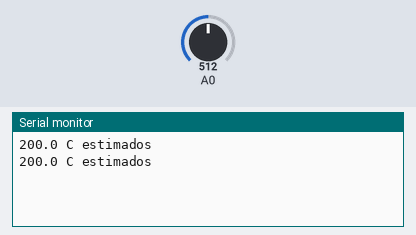
Bench run of a sketch on a simulated Arduino Uno, built with avr-gcc and run on an emulated ATmega328P. On the bench: the last lines printed to the serial monitor. The inputs (shaded band) are chosen by the test bench; at power-on: A0 = 512.

Above: at 1.8 s.
1.9 s: A0 set to 716
At 2.8 s:
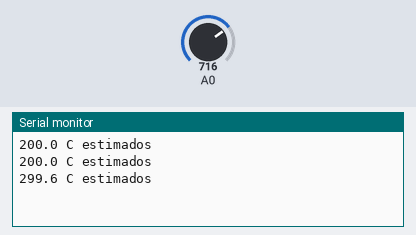
3.4 s: A0 set to 900
At 4.8 s:
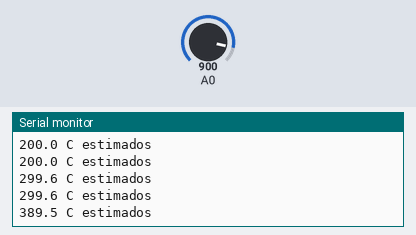
Timing chart, 0 to 6.4 s (numbered marks = the images above; inputs shaded):
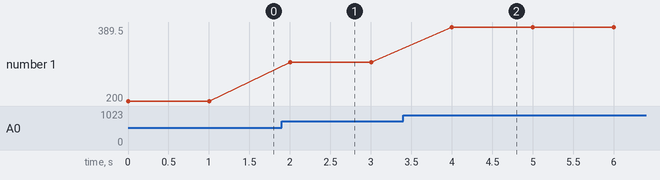

Measured:
- after the input at 1.9 s, the serial monitor: prints a new line after 0.10 s (image 1)
- after the input at 3.4 s, the serial monitor: prints a new line after 0.60 s (image 2)
- plotted number 1: 200 → 299.6 after the input at 1.9 s, 299.6 → 389.5 after the input at 3.4 s

The sketch:

temperatura.ino
```cpp
// Ernesto Leal · Halifar Electronic Tech
const float referenciaV = 5.0; // Nominal: verifica la alimentación para mayor exactitud.
void setup() {
  Serial.begin(9600);
}
void loop() {
  const int lectura = analogRead(A0);
  const float voltaje = lectura * referenciaV / 1024.0;
  const float temperaturaC = (voltaje - 0.5) * 100.0;
  Serial.print(temperaturaC, 1);
  Serial.println(" C estimados");
  delay(1000);
}
```
